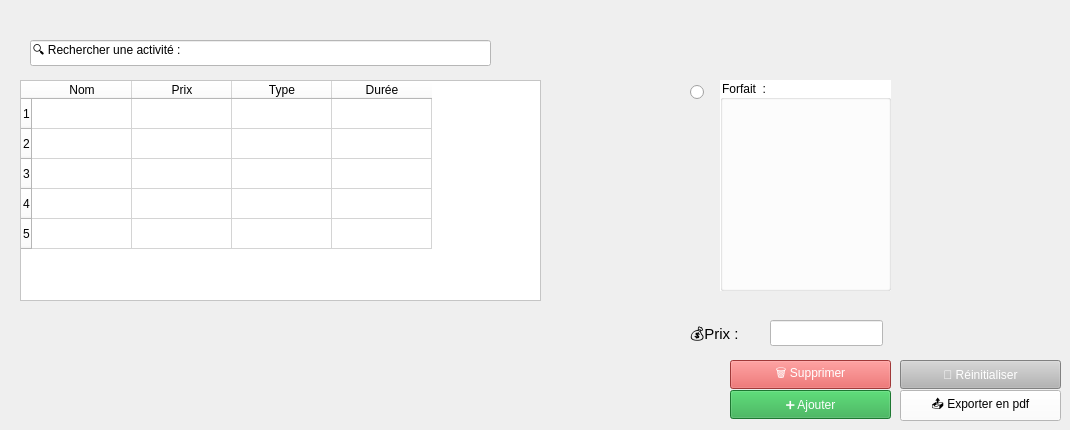
        <widget class="QWidget" name="tab_13">
         <attribute name="title">
          <string>Forfaits</string>
         </attribute>
         <widget class="QTableWidget" name="tableWidget_7">
          <property name="geometry">
           <rect>
            <x>20</x>
            <y>80</y>
            <width>521</width>
            <height>221</height>
           </rect>
          </property>
          <property name="styleSheet">
           <string notr="true">background-color: rgb(255, 255, 255);</string>
          </property>
          <row/>
          <row/>
          <row/>
          <row/>
          <row/>
          <column>
           <property name="text">
            <string>Nom</string>
           </property>
          </column>
          <column>
           <property name="text">
            <string>Prix</string>
           </property>
          </column>
          <column>
           <property name="text">
            <string>Type</string>
           </property>
          </column>
          <column>
           <property name="text">
            <string>Durée</string>
           </property>
          </column>
         </widget>
         <widget class="QLabel" name="label_56">
          <property name="geometry">
           <rect>
            <x>690</x>
            <y>320</y>
            <width>81</width>
            <height>31</height>
           </rect>
          </property>
          <property name="styleSheet">
           <string notr="true">font: 9pt &quot;Segoe UI&quot;;</string>
          </property>
          <property name="text">
           <string>&lt;html&gt;&lt;head/&gt;&lt;body&gt;&lt;p&gt;&lt;span style=&quot; font-size:11pt;&quot;&gt;💰Prix :&lt;/span&gt;&lt;/p&gt;&lt;/body&gt;&lt;/html&gt;</string>
          </property>
         </widget>
         <widget class="QRadioButton" name="radioButton_7">
          <property name="geometry">
           <rect>
            <x>690</x>
            <y>80</y>
            <width>21</width>
            <height>24</height>
           </rect>
          </property>
          <property name="text">
           <string/>
          </property>
         </widget>
         <widget class="QGroupBox" name="groupBox_9">
          <property name="geometry">
           <rect>
            <x>720</x>
            <y>80</y>
            <width>171</width>
            <height>211</height>
           </rect>
          </property>
          <property name="styleSheet">
           <string notr="true">background-color: rgb(255, 255, 255);</string>
          </property>
          <property name="title">
           <string>Forfait  :</string>
          </property>
         </widget>
         <widget class="QLineEdit" name="lineEdit_14">
          <property name="geometry">
           <rect>
            <x>770</x>
            <y>320</y>
            <width>113</width>
            <height>26</height>
           </rect>
          </property>
          <property name="styleSheet">
           <string notr="true">background-color: rgb(255, 255, 255);</string>
          </property>
         </widget>
         <widget class="QLineEdit" name="lineEdit_15">
          <property name="geometry">
           <rect>
            <x>30</x>
            <y>40</y>
            <width>461</width>
            <height>26</height>
           </rect>
          </property>
          <property name="styleSheet">
           <string notr="true">background-color: rgb(255, 255, 255);</string>
          </property>
          <property name="text">
           <string>🔍 Rechercher une activité :</string>
          </property>
         </widget>
         <widget class="QPushButton" name="pushButton_28">
          <property name="geometry">
           <rect>
            <x>900</x>
            <y>390</y>
            <width>161</width>
            <height>31</height>
           </rect>
          </property>
          <property name="styleSheet">
           <string notr="true">background-color: rgb(255, 255, 255);
color: rgb(0, 0, 0);</string>
          </property>
          <property name="text">
           <string>📤 Exporter en pdf</string>
          </property>
         </widget>
         <widget class="QPushButton" name="pushButton_29">
          <property name="geometry">
           <rect>
            <x>900</x>
            <y>360</y>
            <width>161</width>
            <height>29</height>
           </rect>
          </property>
          <property name="styleSheet">
           <string notr="true"> background-color: rgb(180, 180, 180);
color: rgb(255, 255, 255);</string>
          </property>
          <property name="text">
           <string>🔄 Réinitialiser</string>
          </property>
         </widget>
         <widget class="QPushButton" name="pushButton_30">
          <property name="geometry">
           <rect>
            <x>730</x>
            <y>360</y>
            <width>161</width>
            <height>29</height>
           </rect>
          </property>
          <property name="styleSheet">
           <string notr="true">background-color: rgb(224, 80, 80);
color: rgb(255, 255, 255);</string>
          </property>
          <property name="text">
           <string>🗑️ Supprimer</string>
          </property>
         </widget>
         <widget class="QPushButton" name="pushButton_27">
          <property name="geometry">
           <rect>
            <x>730</x>
            <y>390</y>
            <width>161</width>
            <height>29</height>
           </rect>
          </property>
          <property name="styleSheet">
           <string notr="true">background-color: rgb(40, 167, 69);
color: rgb(255, 255, 255);</string>
          </property>
          <property name="text">
           <string> ➕ Ajouter </string>
          </property>
         </widget>
        </widget>
